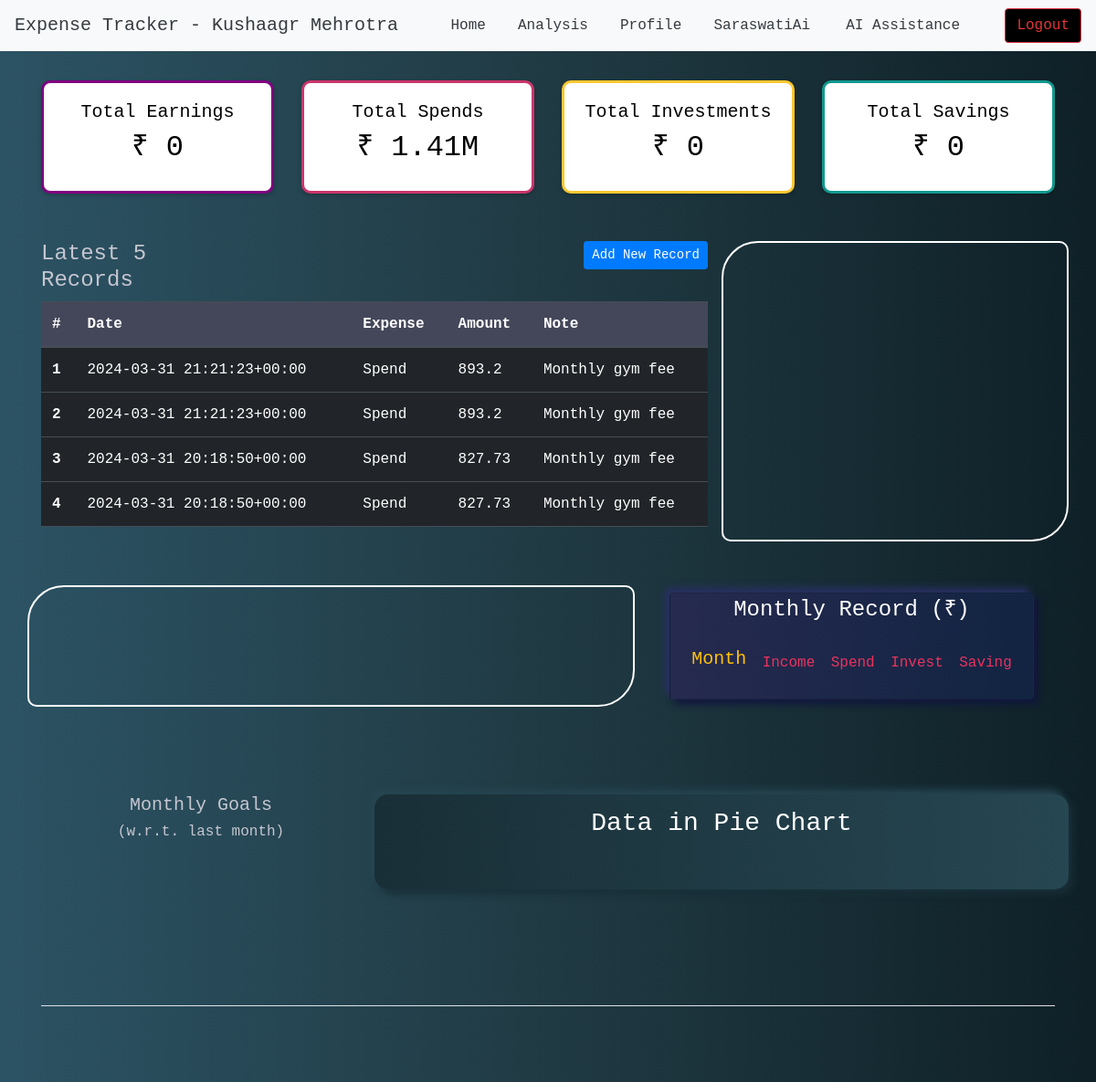
Screenshot of /home (signed in) with the database file from the repository.
### tables this page shows
CREATE TABLE user_login (
        user_id INTEGER PRIMARY KEY,
        username TEXT NOT NULL,
        email TEXT NOT NULL UNIQUE,
        password TEXT NOT NULL
    );

CREATE TABLE user_expense (
        id INTEGER PRIMARY KEY AUTOINCREMENT,
        user_id INTEGER NOT NULL,
        pdate TEXT NOT NULL,
        expense TEXT NOT NULL,
        amount REAL NOT NULL,
        pdescription TEXT,
        FOREIGN KEY (user_id) REFERENCES user_login(user_id)
    );

### main.py (the view)
@app.route('/home')
def home():
    if 'user_id' in session:  # if user is logged-in
        query = """select * from user_login where user_id = {} """.format(session['user_id'])
        userdata = support.execute_query("search", query)
        table_query = """select * from user_expense where user_id = {} order by pdate desc""".format(
            session['user_id'])
        table_data = support.execute_query("search", table_query)
        df = pd.DataFrame(table_data, columns=['#', 'User_Id', 'Date', 'Expense', 'Amount', 'Note'])
        df = support.generate_df(df)
        try:
            earning, spend, invest, saving = support.top_tiles(df)
        except:
            earning, spend, invest, saving = 0, 0, 0, 0
        try:
            bar, pie, line, stack_bar = support.generate_Graph(df)
        except:
            bar, pie, line, stack_bar = None, None, None, None
        try:
            monthly_data = support.get_monthly_data(df, res=None)
        except:
            monthly_data = []
        try:
            card_data = support.sort_summary(df)
        except:
            card_data = []
        try:
            goals = support.expense_goal(df)
        except:
            goals = []
        try:
            size = 240
            pie1 = support.makePieChart(df, 'Earning', 'Month_name', size=size)
            pie2 = support.makePieChart(df, 'Spend', 'Day_name', size=size)
            pie3 = support.makePieChart(df, 'Investment', 'Year', size=size)
            pie4 = support.makePieChart(df, 'Saving', 'Note', size=size)
            pie5 = support.makePieChart(df, 'Saving', 'Day_name', size=size)
            pie6 = support.makePieChart(df, 'Investment', 'Note', size=size)
        except:
            pie1, pie2, pie3, pie4, pie5, pie6 = None, None, None, None, None, None
        return render_template('home.html',
                               user_name=userdata[0][1],
                               df_size=df.shape[0],
                               df=jsonify(df.to_json()),
                               earning=earning,
                               spend=spend,
                               invest=invest,
                               saving=saving,
                               monthly_data=monthly_data,
                               card_data=card_data,
                               goals=goals,
                               table_data=table_data[:4],
                               bar=bar,
                               line=line,
                               stack_bar=stack_bar,
                               pie1=pie1,
                               pie2=pie2,
                               pie3=pie3,
                               pie4=pie4,
                               pie5=pie5,
                               pie6=pie6,
                               )
    else:  # if not logged-in
        return redirect('/')

### support.py (called while the page is built)
def connect_db():
    conn = sqlite3.connect("expense.db")
    cur = conn.cursor()
    cur.execute(
        '''CREATE TABLE IF NOT EXISTS user_login (user_id INTEGER PRIMARY KEY AUTOINCREMENT, username VARCHAR(30) NOT NULL,
        email VARCHAR(30) NOT NULL UNIQUE, password VARCHAR(20) NOT NULL)''')
    cur.execute(
        '''CREATE TABLE IF NOT EXISTS user_expense (id INTEGER PRIMARY KEY AUTOINCREMENT, user_id INTEGER NOT NULL, pdate DATE NOT
        NULL, expense VARCHAR(10) NOT NULL, amount INTEGER NOT NULL, pdescription VARCHAR(50), FOREIGN KEY (user_id)
        REFERENCES user_login(user_id))''')
    conn.commit()
    return conn, cur

def execute_query(operation=None, query=None):
    connection, cursor = connect_db()
    if operation == 'search':
        cursor.execute(query)
        data = cursor.fetchall()
        cursor.close()
        return data
    elif operation == 'insert':
        cursor.execute(query)
        connection.commit()
        cursor.close()
        connection.close()
        return None

def generate_df(df):
    df = df
    df['Date'] = pd.to_datetime(df['Date'])
    df['Year'] = df['Date'].dt.year
    df['Month_name'] = df['Date'].dt.month_name()
    df['Month'] = df['Date'].dt.month
    df['Day_name'] = df['Date'].dt.day_name()
    df['Day'] = df['Date'].dt.day
    df['Week'] = df['Date'].dt.isocalendar().week
    return df

def num2MB(num):
    if num < 1000:
        return int(num)
    if 1000 <= num < 1000000:
        return f'{float("%.2f" % (num / 1000))}K'
    elif 1000000 <= num < 1000000000:
        return f'{float("%.2f" % (num / 1000000))}M'
    else:
        return f'{float("%.2f" % (num / 1000000000))}B'

def top_tiles(df=None):
    if df is not None:
        tiles_data = df[['Expense', 'Amount']].groupby('Expense').sum()
        tiles = {'Earning': 0, 'Investment': 0, 'Saving': 0, 'Spend': 0}
        for i in list(tiles_data.index):
            try:
                tiles[i] = num2MB(tiles_data.loc[i][0])
            except:
                pass
        return tiles['Earning'], tiles['Spend'], tiles['Investment'], tiles['Saving']
    return

### templates/home.html (shortened to what this page needs)
<!DOCTYPE html>
<html lang="en">
<head>
    <link rel="stylesheet" type="text/css" href="{{ url_for('static',filename='css/style.css') }}">
    <link href="/docs/5.1/dist/css/bootstrap.min.css" rel="stylesheet">
    <link rel="stylesheet" href="https://cdn.jsdelivr.net/npm/bootstrap@4.3.1/dist/css/bootstrap.min.css">
</head>
<body class="page-bg">
    <nav class="navbar navbar-expand-md bg-light">
        <a class="navbar-brand text-dark" href="/">Expense Tracker - {{ user_name }}</a>
        <div class="collapse navbar-collapse" id="mainNavbar">
            <ul class="navbar-nav mx-auto mb-2 mb-md-0 d-flex align-items-center" style="gap: 1.2rem;">
                <li class="nav-item">
                    <a class="nav-link text-dark" href="/home">Home</a>
                </li>
                <li class="nav-item">
                    <a class="nav-link text-dark" href="/analysis">Analysis</a>
                </li>
                <li class="nav-item">
                    <a class="nav-link text-dark" href="/profile">Profile</a>
                </li>
                <li class="nav-item">
                    <a class="nav-link d-flex align-items-center {% if request.endpoint == 'chat' %}active text-primary fw-bold{% else %}text-dark{% endif %}" href="/chat">
                        <span class="me-1">SaraswatiAi</span>
                    </a>
                </li>
                <li class="nav-item">
                    <a class="nav-link text-dark" href="/ai_assistance">AI Assistance</a>
                </li>
            </ul>
            <ul class="navbar-nav d-flex align-items-center">
                <li class="nav-item">
                    <a class="btn btn-outline-danger ms-2" style="background-color: black; color: rgb(226, 53, 53);" href="/logout">Logout</a>
                </li>
            </ul>
        </div>
    </nav>
     <div class="container ">
         <div class="row my-2 ">
             <div class="col-md-3">
                 <div class="card my-1" style="background-color: white; border: 3px solid #800080; border-radius: 10px; color: black;">
                     <div class="card-body ">
                         <h5 class="text-center text-black">Total Earnings</h5>
                         <h2 class="text-center text-black">₹ {{ earning }}</h2>
                     </div>
                 </div>
             </div>
             <div class="col-md-3">
                 <div class="card my-1" style="background-color: white; border: 3px solid #CB356B; border-radius: 10px; color: black;">
                     <div class="card-body ">
                         <h5 class="text-center text-black">Total Spends</h5>
                         <h2 class="text-center text-black">₹ {{ spend }}</h2>
                     </div>
                 </div>
             </div>
             <div class="col-md-3">
                 <div class="card my-1" style="background-color: white; border: 3px solid #FDC830; border-radius: 10px; color: black;">
                     <div class="card-body ">
                         <h5 class="text-center text-black">Total Investments</h5>
                         <h2 class="text-center text-black">₹ {{ invest }}</h2>
                     </div>
                 </div>
             </div>
             <div class="col-md-3">
                 <div class="card  my-1" style="background-color: white; border: 3px solid #11998e; border-radius: 10px; color: black;">
                     <div class="card-body ">
                         <h5 class="text-center text-black">Total Savings</h5>
                         <h2 class="text-center text-black">₹ {{ saving }}</h2>
                     </div>
                 </div>
             </div>
         </div>
         <br>
         <div  class="row mt-3">
             <div class="col-md-8">
                 <div class="row">
                     <div class="col-md-4">
                         <h4>Latest 5 Records</h4>
                     </div>
                     <div class="col-md-8 text-right">
                        <button type="button" data-toggle="modal" data-target="#add_record" class="btn btn-primary btn-sm">Add New Record</button>
                     </div>
                 </div>
                 <div class="row">
                     <div class="col-md-12">
                         <table class="table table-dark">
                          <thead>
                            <tr>
                              <th scope="col">#</th>
                              <th scope="col">Date</th>
                              <th scope="col">Expense</th>
                              <th scope="col">Amount</th>
                              <th scope="col">Note</th>
                            </tr>
                          </thead>
                          <tbody>
                          {% for row in table_data %}
                            <tr>
                              <th scope="row">{{ loop.index }}</th>
                              <td>{{ row[2] }}</td>
                              <td>{{ row[3] }}</td>
                              <td>{{ row[4] }}</td>
                              <td>{{ row[5] }}</td>
                            </tr>
                          {% endfor %}
                          </tbody>
                         </table>
                     </div>
                 </div>
             </div>
             {% if df_size==0 %}
         <div>
             <h3>No records found, seems you are a new user</h3>
         </div>
         {% else %}
             <div class="col-md-4 chart_border">
             </div>
         </div>
         <br>
         <br>
         <div class="row ">
             <div class="col-md-7 chart_border">
             </div>
              <div class="col-md-5">
                  <div class="row m-1">
                      <div class="col-sm-12">
                          <div class="card card-body m-1 p-1 panel list">
                              <h4 align="center">Monthly Record (₹)</h4>
                              <li>
                                  <h5 class="text-warning">Month</h5>
                                  <span>Income</span>
                                  <span>Spend</span>
                                  <span>Invest</span>
                                  <span>Saving</span>
                              </li>
                          </div>
                      </div>
                  </div>
              </div>
         </div>
         <br>
         <br>
         <br>
         <br>
         <div class="row">
             <div class="col-md-4">
                 <div class="goals">
                     <h5>Monthly Goals <h6>(w.r.t. last month)</h6></h5>
                 </div>
             </div>
             <div class="col-md-8 goal-panel">
                 <div class="row justify-content-center">
                     <h3 class="text-center text-white align-center">Data in Pie Chart</h3>
                 </div>
             </div>
         </div>
         {% endif %}
         <br>
         <br>
     </div>
     <div class="container">
      <footer class="d-flex flex-wrap justify-content-between align-items-center py-3 my-4 border-top">
        <div class="col-md-4 d-flex align-items-center">
          <a href="/" class="mb-3 me-2 mb-md-0 text-muted text-decoration-none lh-1">
            <svg class="bi" width="30" height="24"><use xlink:href="#bootstrap"/></svg>
          </a>
        </div>
      </footer>
    </div>
    </body>
</html>

### static/css/style.css (style rules this page uses)
body.page-bg { font-family: 'Roboto Mono', monospace; background-color: #1E1E28; color: #C6C6D1; line-height: 1.5; }
.container { max-width: 1200px; padding: 20px; }
.card, .panel { background-color: #282A36; border: none; border-radius: 8px; box-shadow: 0 2px 5px rgba(0, 0, 0, 0.2); margin-bottom: 20px; }
.card-body, .panel-body { padding: 20px; }
.table { color: #C6C6D1; }
.table thead th { background-color: #44475A; border-bottom: 1px solid #6272A4; }
.table tbody td { border-top: 1px solid #44475A; }
.btn-primary { background-color: #50FA7B; border: none; color: #282A36; border-radius: 5px; padding: 8px 15px; transition: background-color 0.3s ease; }
.chart_border { border: 1px solid #44475A; border-radius: 8px; }
.goal-panel { background-color: #44475A; border-radius: 8px; padding: 15px; margin-bottom: 15px; }
.page-bg { background: #0F2027; background: -webkit-linear-gradient(to right, #2C5364, #203A43, #0F2027); background: linear-gradient(to right, #2C5364, #203A43, #0F2027); }
* { margin: 0; padding: 0; scroll-behavior: smooth; box-sizing: border-box; }
body { overflow-x: hidden; font-family: "Poppins", sans-serif; font-size: 16px; }
ul { list-style: none; }
.chart_border { border: 2px solid white; border-radius: 40px 10px; }
.panel { background: linear-gradient( 90deg, #262a4f, #122442 ); box-shadow: -5px -5px 8px #293063, 5px 5px 8px #11163c; border-radius: 15px; overflow: hidden; }
.list li { display: flex; justify-content: space-between; align-items: center; padding: 1.2em; }
.list span { color: #ea335d; }
.list h4, h6 { color: #ffffff; }
.goals, .goal, .goal-title { display: flex; justify-content: space-between; align-items: center; }
.goals { flex-direction: column; }
.goal-panel { color:#ffff; background: linear-gradient( 90deg, #192f37, #264652 ); box-shadow: -5px -5px 8px #264652, 5px 5px 8px #192f37; border-radius: 15px; overflow: hidden; }

### rows the page displays
user_login: username "Kushaagr Mehrotra"
user_expense: pdate "2024-03-31 21:21:23+00:00", expense "Spend", amount "893.2", pdescription "Monthly gym fee"
user_expense: pdate "2024-03-31 21:21:23+00:00", expense "Spend", amount "893.2", pdescription "Monthly gym fee"
user_expense: pdate "2024-03-31 20:18:50+00:00", expense "Spend", amount "827.73", pdescription "Monthly gym fee"
user_expense: pdate "2024-03-31 20:18:50+00:00", expense "Spend", amount "827.73", pdescription "Monthly gym fee"

### other values shown
{{ earning }} "0"
{{ spend }} "1.41M"
{{ invest }} "0"
{{ saving }} "0"
